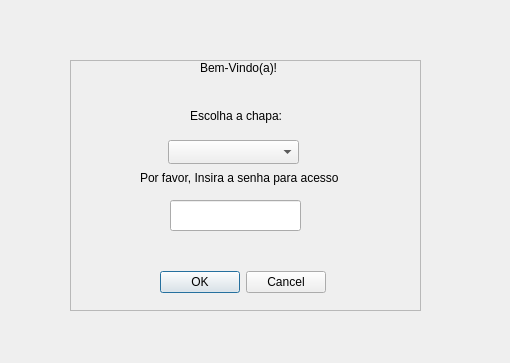
<?xml version="1.0" encoding="UTF-8"?>
<ui version="4.0">
 <class>Dialog</class>
 <widget class="QDialog" name="Dialog">
  <property name="geometry">
   <rect>
    <x>0</x>
    <y>0</y>
    <width>510</width>
    <height>363</height>
   </rect>
  </property>
  <property name="windowTitle">
   <string>Dialog</string>
  </property>
  <widget class="QFrame" name="frame">
   <property name="geometry">
    <rect>
     <x>70</x>
     <y>60</y>
     <width>351</width>
     <height>251</height>
    </rect>
   </property>
   <property name="frameShape">
    <enum>QFrame::StyledPanel</enum>
   </property>
   <property name="frameShadow">
    <enum>QFrame::Raised</enum>
   </property>
   <widget class="QDialogButtonBox" name="buttonBox">
    <property name="geometry">
     <rect>
      <x>90</x>
      <y>210</y>
      <width>166</width>
      <height>24</height>
     </rect>
    </property>
    <property name="standardButtons">
     <set>QDialogButtonBox::Cancel|QDialogButtonBox::Ok</set>
    </property>
   </widget>
   <widget class="QLabel" name="LabelEscolha">
    <property name="geometry">
     <rect>
      <x>120</x>
      <y>40</y>
      <width>111</width>
      <height>31</height>
     </rect>
    </property>
    <property name="text">
     <string>Escolha a chapa:</string>
    </property>
   </widget>
   <widget class="QLabel" name="labelBV">
    <property name="geometry">
     <rect>
      <x>130</x>
      <y>0</y>
      <width>91</width>
      <height>16</height>
     </rect>
    </property>
    <property name="text">
     <string>Bem-Vindo(a)!</string>
    </property>
   </widget>
   <widget class="QComboBox" name="BoxEscolhaCh">
    <property name="geometry">
     <rect>
      <x>98</x>
      <y>80</y>
      <width>131</width>
      <height>24</height>
     </rect>
    </property>
   </widget>
   <widget class="QLineEdit" name="CampoSenhaVoto">
    <property name="geometry">
     <rect>
      <x>100</x>
      <y>140</y>
      <width>131</width>
      <height>31</height>
     </rect>
    </property>
   </widget>
   <widget class="QLabel" name="labelVoto">
    <property name="geometry">
     <rect>
      <x>70</x>
      <y>110</y>
      <width>211</width>
      <height>16</height>
     </rect>
    </property>
    <property name="text">
     <string>Por favor, Insira a senha para acesso</string>
    </property>
   </widget>
  </widget>
 </widget>
 <resources/>
 <connections/>
</ui>
